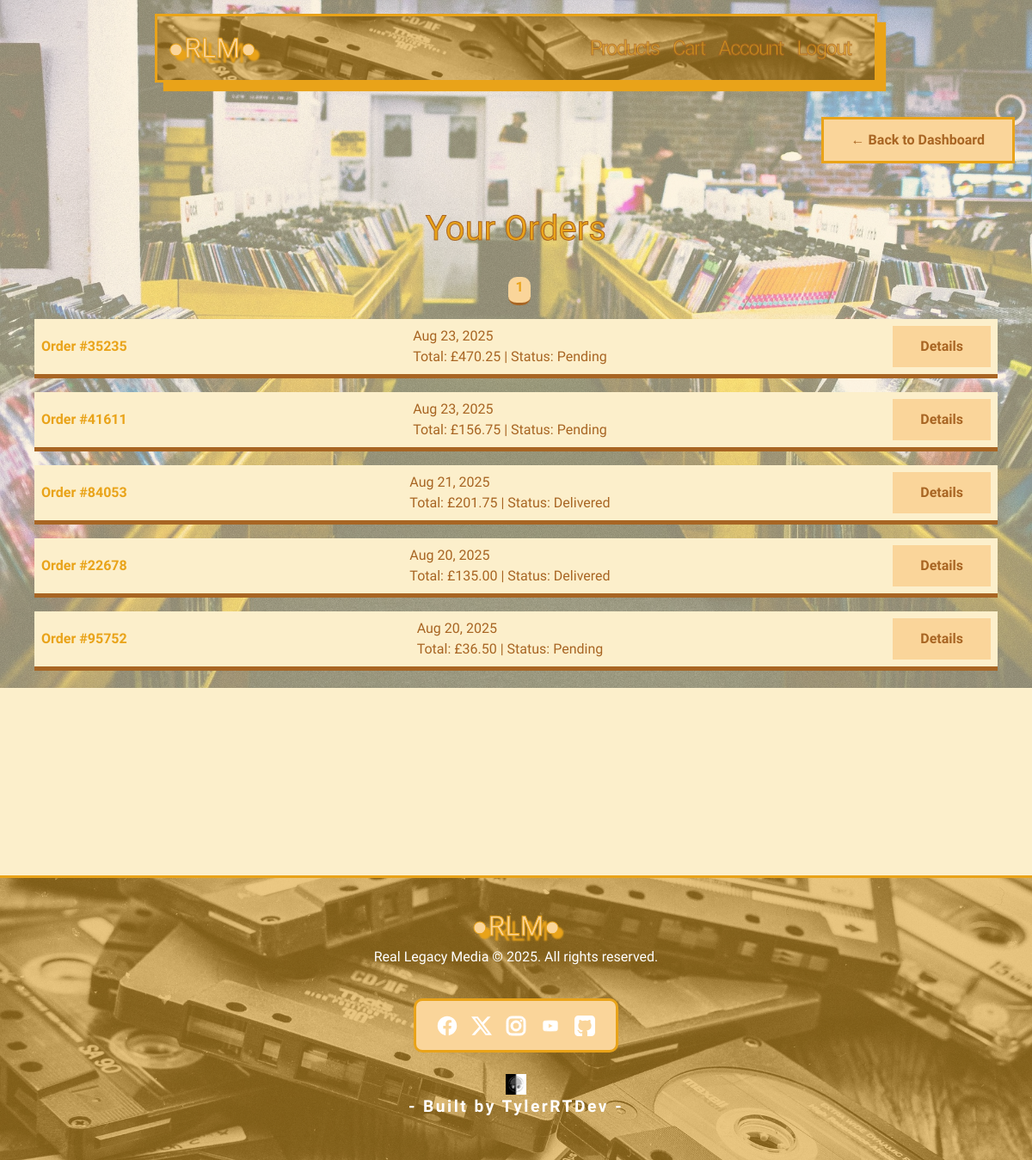
The app's page /accounts/orders/ (signed in), older data.
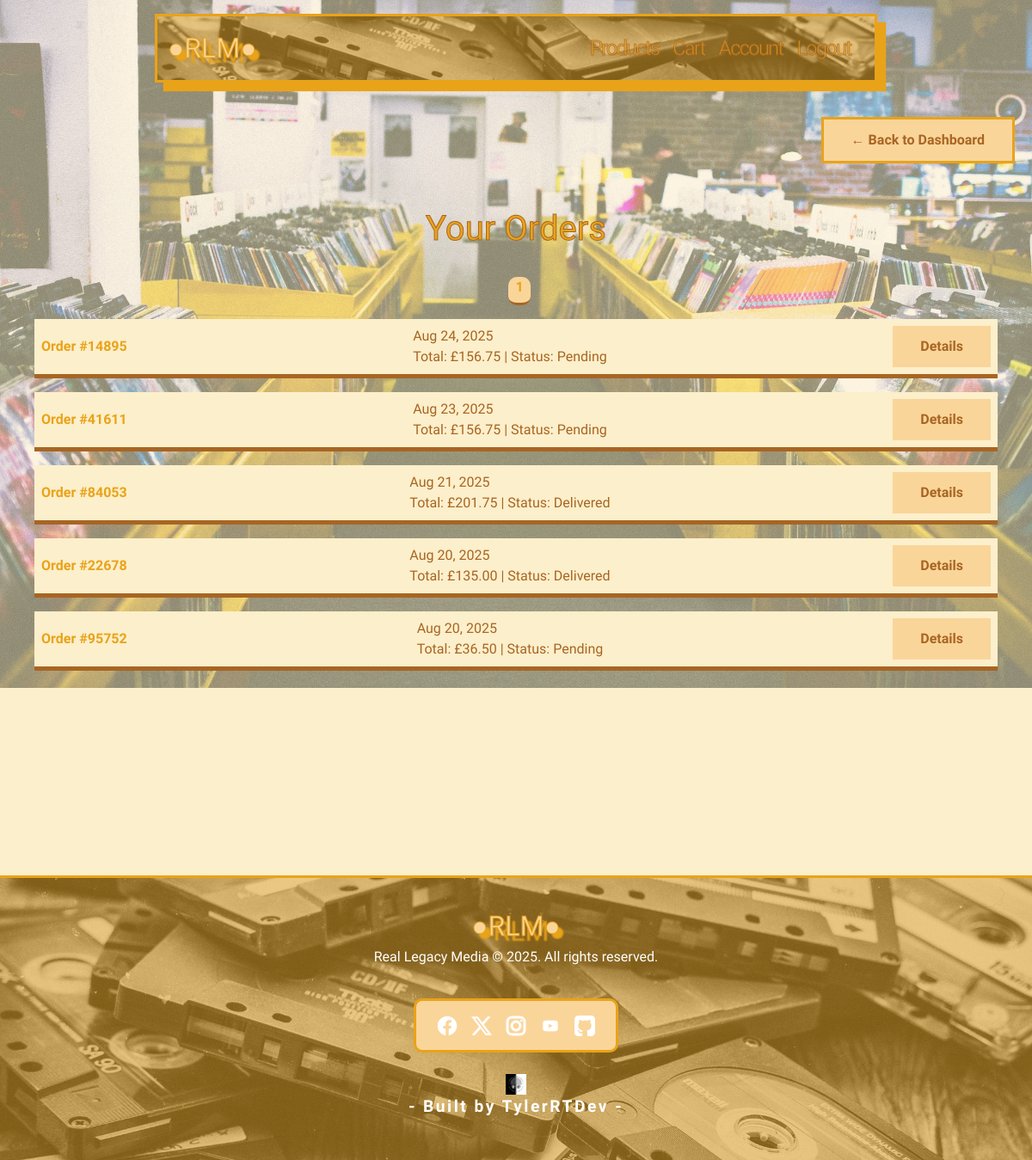
The same page, newer data.
### checkout/models.py (models this page shows, shortened)
class CheckoutOrder(models.Model):
    STATUS_CHOICES = [
        ('pending', 'Pending'),
        ('shipped', 'Shipped'),
        ('delivered', 'Delivered'),
    ]
    user = models.ForeignKey(User, on_delete=models.CASCADE, null=True, blank=True)
    order_session = models.CharField(max_length=255, unique=True, blank=True, null=True)
    order_number = models.CharField(max_length=5, unique=True, blank=True, null=True)
    email = models.EmailField(blank=True, null=True)
    city = models.CharField(max_length=50, null=True, blank=True)
    postcode = models.CharField(max_length=20, null=True, blank=True)
    total_amount = models.DecimalField(max_digits=10, decimal_places=2)
    status = models.CharField(max_length=20, choices=STATUS_CHOICES, default='pending')
    created_at = models.DateTimeField(auto_now_add=True)
    full_name = models.CharField(max_length=100, null=True, blank=True)
    shipping_address = models.TextField(null=True, blank=True)
    shipping_city = models.CharField(max_length=50, null=True, blank=True)
    shipping_postcode = models.CharField(max_length=20, null=True, blank=True)
    billing_address = models.TextField(null=True, blank=True)
    billing_city = models.CharField(max_length=20,null=True, blank=True)
    billing_postcode = models.CharField(max_length=20,null=True, blank=True)

### accounts/views.py (the view)
# urls.py: path('orders/', views.order_history_view, name='order_history'),
@login_required
def order_history_view(request):
    orders = CheckoutOrder.objects.filter(user=request.user).order_by('-created_at')
    paginator = Paginator(orders, 5)  # Show 5 orders per page
    page_number = request.GET.get('page')
    page_obj = paginator.get_page(page_number)
    return render(request, 'accounts/order_history.html', {
        'orders': orders,
        'page_obj': page_obj
    })

### templates/accounts/order_history.html (shortened to what this page needs)
{% extends 'base.html' %}
{% block content %}
    <div class="back-button d-flex justify-content-end mb-1">
        <a href="{% url 'accounts:profile' %}" class="back-btn-retro">
        <span> ←</span> Back to Dashboard
        </a>
    </div>
    <div class="order-history container py-5">
        <div class="account-orders-title">
            <h1>Your Orders</h1>
        </div>
        <div class="text-center">
            <nav aria-label="Order pagination">
                <ul class="pagination justify-content-center">
                {% for num in page_obj.paginator.page_range %}
                    <li class="page-item {% if page_obj.number == num %}active{% endif %}">
                    <a class="page-link page-num" href="?page={{ num }}">{{ num }}</a>
                    </li>
                {% endfor %}
                </ul>
            </nav>
        </div>
        {% if page_obj.object_list %}
            <ul class="list-group">
                {% for order in page_obj.object_list %}
                <li class="list-group-item p-2">
                        <div class="d-flex justify-content-end justify-content-between align-items-center">
                    <strong>Order #{{ order.order_number }}</strong>{{ order.created_at|date:"M d, Y" }}
                    <br>
                    Total: £{{ order.total_amount }} | Status: {{ order.status|capfirst }}
                        <a href="{% url 'accounts:order_detail' order.id %}" class="btn-retro">Details</a>
                    </div>
                </li>
                {% endfor %}
            </ul>
        {% else %}
            <div class="no-orders-text-container d-flex justify-content-center align-items-center flex-column">
                <img src="/static/images/icons/empty-cart.png" alt="Empty order">
                <h5 class="no-orders-text text-center">No orders yet...</h5>
            </div>
        {% endif %}
    </div>
{% endblock %}

### templates/base.html (shortened to what this page needs)
{% load static %}
<!DOCTYPE html>
<html lang="en">
<head>
    <link href="https://cdn.jsdelivr.net/npm/bootstrap@5.3.0/dist/css/bootstrap.min.css" rel="stylesheet">
    <link rel="stylesheet" href="{% static 'css/style.css' %}">
</head>
    <body>
        <nav class="navbar nav-link navbar-expand-md">
            <div class="container-fluid">
                <a class="navbar-brand mx-auto text-center" href="{% url 'core:home' %}">●RLM●</a>
                <div class="collapse navbar-collapse justify-content-end ms-2 me-2" id="navbarNav">
                    <div class="navbar-nav">
                        <a class="nav-link nav-item" href="{% url 'products:list' %}">Products</a>
                        <a class="nav-link nav-item" href="{% url 'cart:view_cart' %}">Cart</a>
                        {% if user.is_authenticated %}
                        <a class="nav-link nav-item" href="{% url 'accounts:profile' %}">Account</a>
                        <a class="nav-link nav-item" href="{% url 'accounts:logout' %}">Logout</a>
                        {% else %}
                        <a class="nav-link nav-item" href="{% url 'accounts:login' %}">Login</a>
                        <a class="nav-link nav-item" href="{% url 'accounts:register' %}">Register</a>
                        {% endif %}
                    </div>
                </div>
            </div>
        </nav>
        <main class="container py-4">
            {% block content %}{% endblock %}
        </main>
        <footer class="footer-container">
            <div class="footer-content">
                <div class="footer-logo">
                    <a class="navbar-brand mx-auto" href="{% url 'core:home' %}">●RLM●</a>
                    <p>Real Legacy Media © 2025. All rights reserved.</p>
                </div>
                <div class="footer-links mt-1 mb-2">
                    <div class="social-icons">
                        <a href="https://www.facebook.com/profile.php?id=61570549830925" target="_blank" rel="noopener"><img src="/static/images/icons/facebook.svg" alt="Facebook"></a>
                        <a href="https://x.com/TylerRTDev" target="_blank" rel="noopener"><img src="/static/images/icons/x-social.svg" alt="Twitter"></a>
                        <a href="https://www.instagram.com/tylerrtdev/" target="_blank" rel="noopener"><img src="/static/images/icons/instagram.svg" alt="Instagram"></a>
                        <a href="https://www.youtube.com" target="_blank" rel="noopener"><img src="/static/images/icons/youtube.svg" alt="YouTube"></a>
                        <a href="https://github.com/TylerRTDev" target="_blank" rel="noopener"><img src="/static/images/icons/github-svgrepo-com.svg" alt="Git-Hub"></a>
                    </div>
                </div>
                <div class="footer-text">
                    <a href="https://rtdev-profiles.netlify.app/"><img src="/static/images/logo-avatar.png"></a>
                    <p>- Built by TylerRTDev -</p>
                </div>
            </div>
        </footer>
    </body>
</html>

Row changes from the older to the newer data that the page shows:
removed CheckoutOrder: order_number "35235", created_at "Aug 23, 2025", total_amount "470.25", status "Pending"
added CheckoutOrder: order_number "14895", created_at "Aug 24, 2025", total_amount "156.75", status "Pending"
